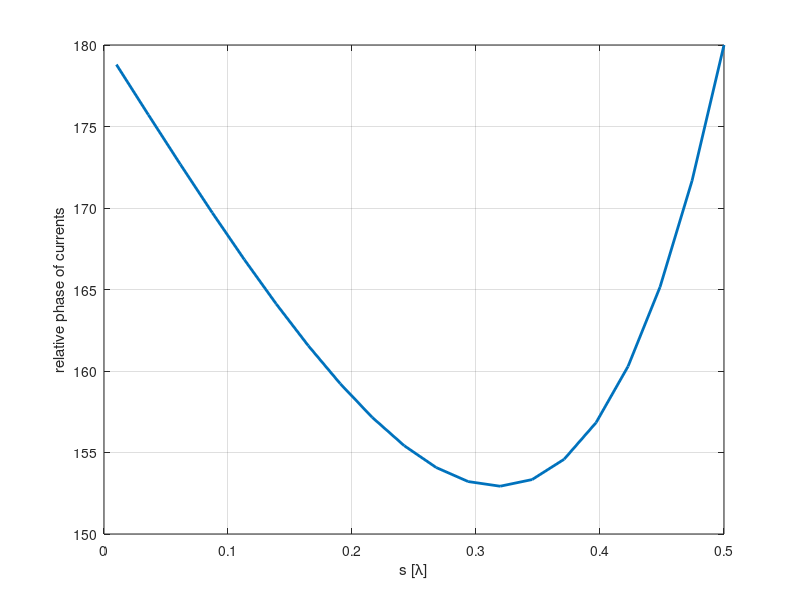
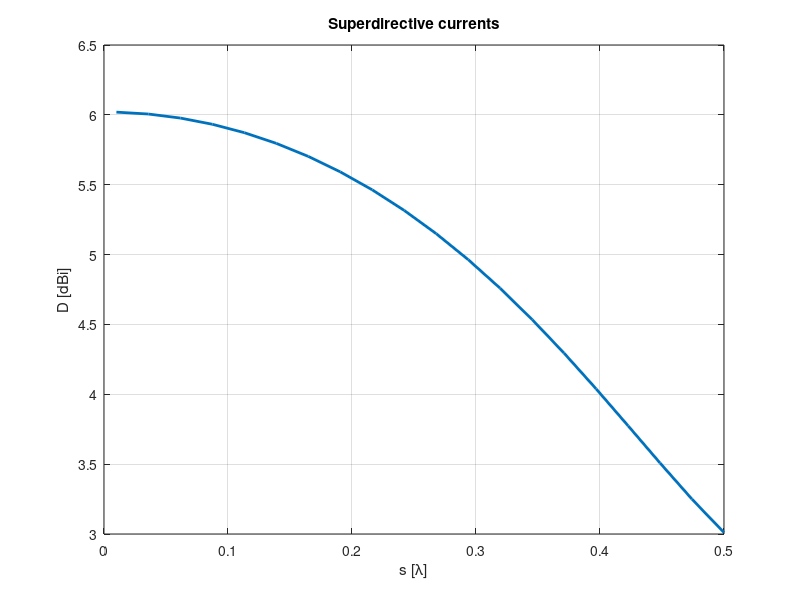
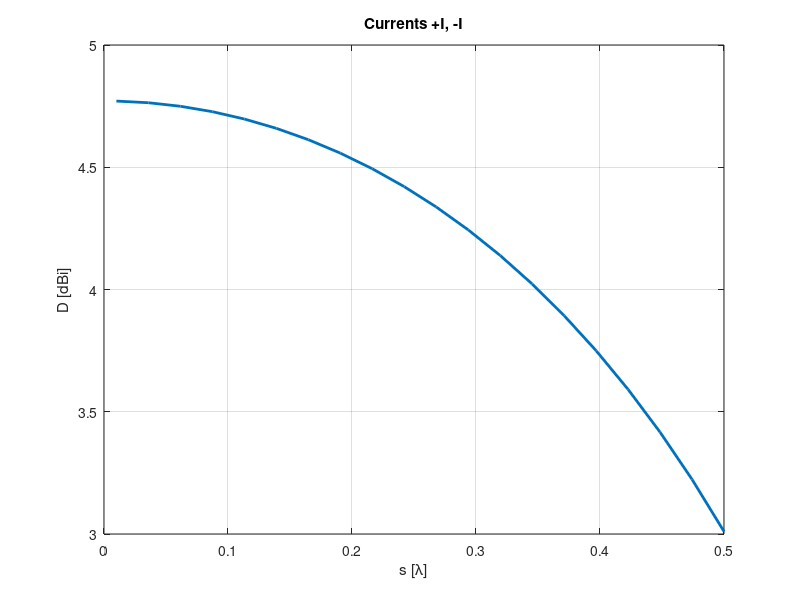

These charts were generated, in order, by the following MATLAB code:
clear all; close all; clc;
% Two isotropic radiators along X axis - optimize directivity
% array direction set to theta = 90, phi = 0 --> ENDFIRE
p11 = 1;
u11 = p11/(4*pi);
s = linspace(2*pi*0.01,pi,20);

for n = 1:length(s); % s = kd (d=0.01 ... 1 lambda)
    u12 = u11*exp(j*s(n));
    u21 = conj(u12);
    p12 = p11*(sin(s(n))/(s(n)));
    p   = [p11 p12;p12 p11];
    u   = [u11 u12;u21 u11];
    [I, D] = eig(4*pi*u,p)    % eigenvalue equation
    Deig(n)   = D(2,2);
    Ieig = I(:,2);
    Ieig1   = Ieig(1,:);
    Ieig2   = Ieig(2,:);
    PhaseI2I1eig(n) = rad2deg(unwrap(angle(Ieig1/Ieig2))); % relative phase
    
    % solution with inverse of power matrix
    V    = [exp(j*s(n)/2);exp(-j*s(n)/2)];
    Iopt = (1/(4*pi))*inv(p)*V;
    Iopt = [1;-1]; % Force +I, -I currents
    Dopt(n) = 4*pi*(Iopt'*u*Iopt)/(Iopt'*p*Iopt);
    Iopt1   = Iopt(1,:);
    Iopt2   = Iopt(2,:);
    PhaseI2I1(n) = rad2deg(unwrap(angle(Iopt1/Iopt2)));
end;
   
figure;
plot(s/(2*pi),PhaseI2I1eig,'Linewidth',2)
xlabel('s [\lambda]'); ylabel('relative phase of currents');
grid on;

figure;
plot(s/(2*pi),10*log10(Deig),'Linewidth',2)
xlabel('s [\lambda]'); ylabel('D [dBi]');
title('Superdirective currents');
grid on;

figure;
plot(s/(2*pi),10*log10(Dopt),'Linewidth',2)
xlabel('s [\lambda]'); ylabel('D [dBi]');
title('Currents +I, -I');
grid on;
